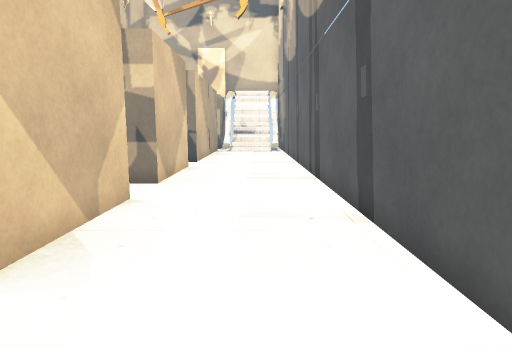
[1] (above)

21 first-person views from a walk through a Unity game level. The camera is 1.4 m above the floor, tilts 8° down and sees 75° across. The floor is counted in squares, 1 m on a side. Each view is taken from the middle of a square. On the plan, view 1 faces up. The plan holds only what a view shows up to about 15 squares ahead; the rest is blank. The place goes on beyond the plan. The player is left out. Some animated figures are left out. Some surface patterns are stand-ins.

[2]
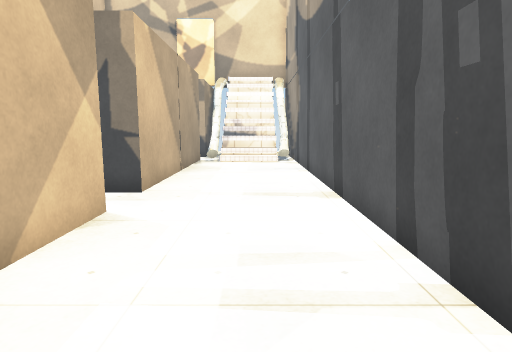

[3]
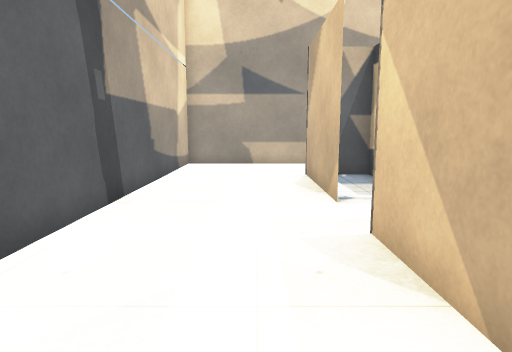

[4]
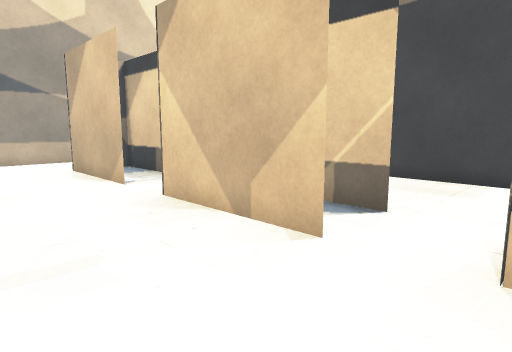

[5]
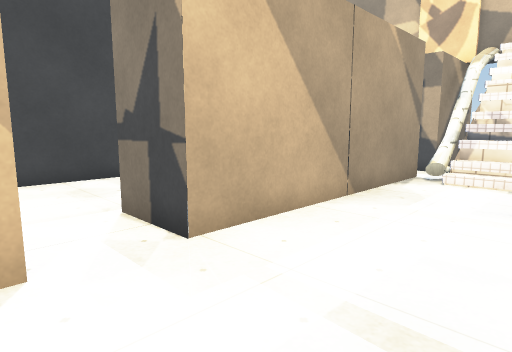

[6]
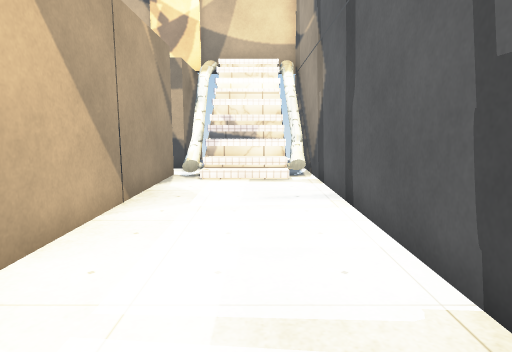

[7]
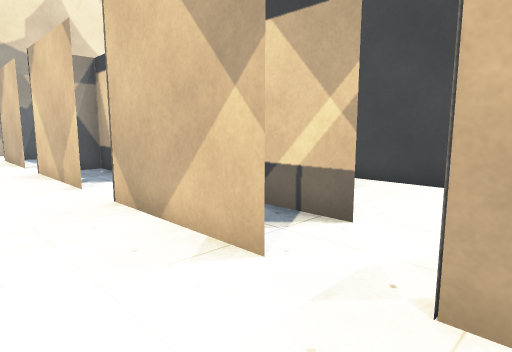

[8]
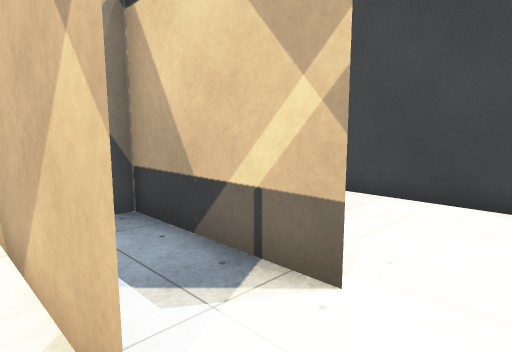

[9]
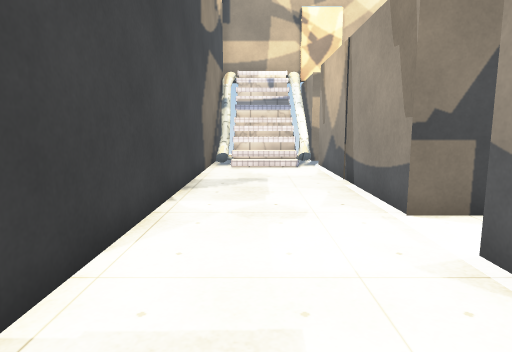

[10]
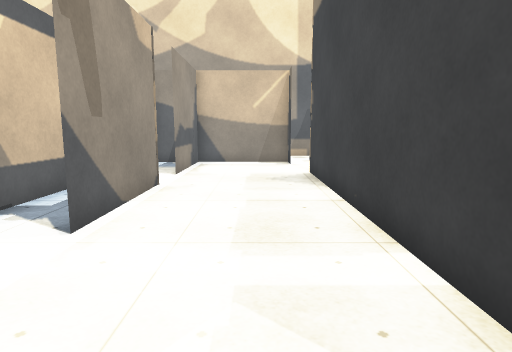

[11]
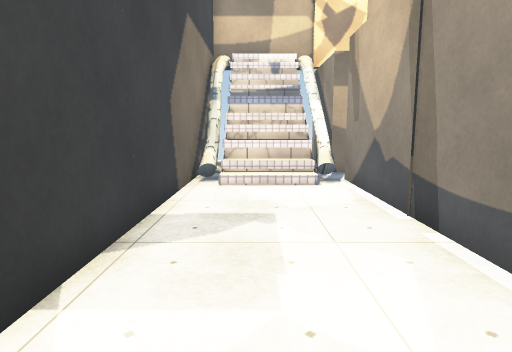

[12]
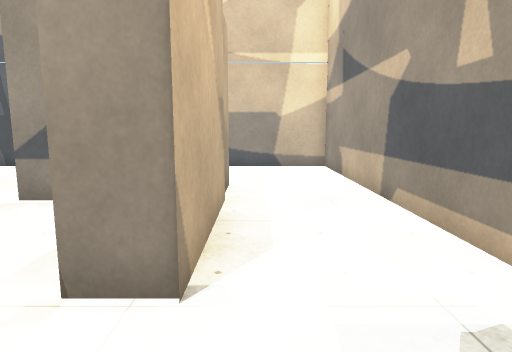

[13]
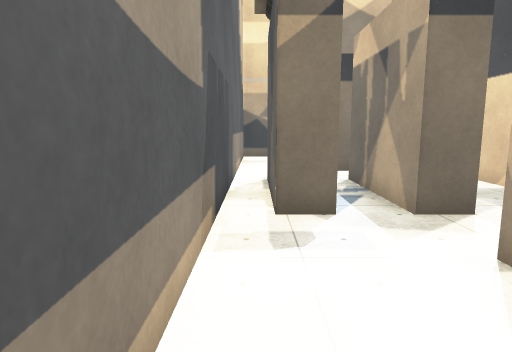

[14]
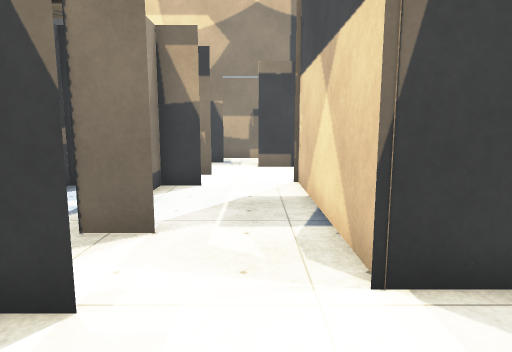

[15]
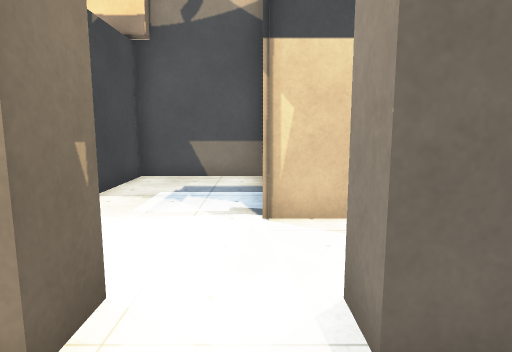

[16]
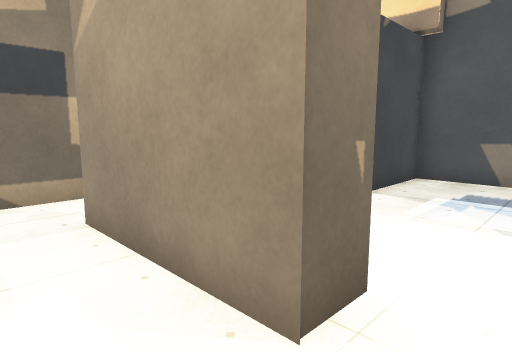

[17]
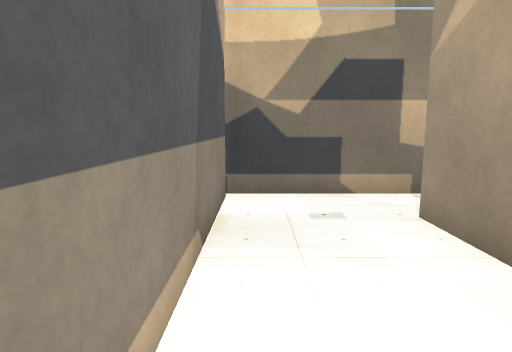

[18]
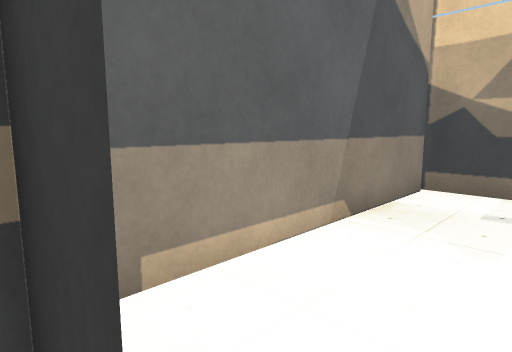

[19]
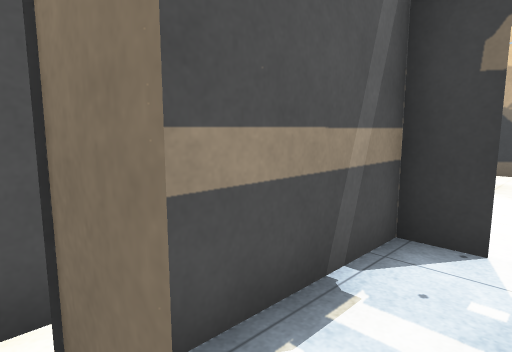

[20]
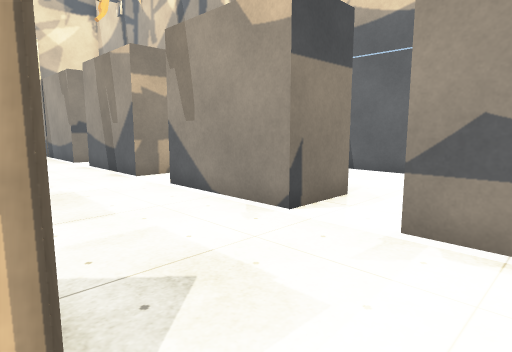

[21]
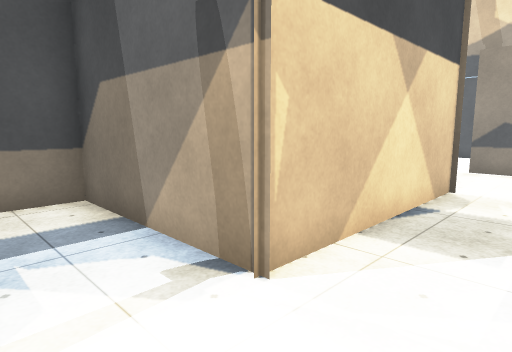

### Floor plan
Key: @ floor where view 1 was taken; # wall or solid block; . floor; / step, stairs or slope; = window, fence, low wall or low ledge; ^ raised ledge; v drop or lower ground.
Columns run from 22 left of view 1 to 2 right of it. Each row starts with its distance up from view 1.
 26              #^^^####^^#v
 25              ##^^####^^#v
 24              v# =v##v  =v
 23              vv//v..v//vv
 22              #////##=//=#
 21              #....##....#
 20              #....##....#
 19              #....##....#
 18              #....##....#
 17              #....##....#
 16              #....##....#
 15              #....##....#
 14              #....##....#
 13              #..........#
 12              #...#.#....#
 11              #...#.#....#
 10              #...#.#....#
  9              #...###....#
  8              #..........#
  7              #...###....#
  6              #...###....#
  5    #####     #...###....#
  4    #...#     #...###....#
  3    #...#     #...###....#
  2    #...#     #..........#
  1    #...#     #... ##....#
  0    #...#######... ##..@.#
 -1  ................###....#
 -2 #................###....#
 -3 #.#####.#####.######....#
 -4 #.......................#
 -5 #.......#...#...........#
 -6 #.......#####...........#
 -7 ########## ##############

Positions as (right, up) in squares from view 1, and headings:
1: (0, 0), facing up
2: (0, 7), facing up
3: (-1, 7), facing down
4: (1, 9), facing down-left
5: (1, 12), facing up-left
6: (0, 12), facing up
7: (0, 15), facing down-left
8: (-2, 14), facing down-left
9: (-7, 9), facing up
10: (-7, 11), facing down
11: (-7, 13), facing up
12: (-11, -4), facing right
13: (-5, -6), facing left
14: (-6, -1), facing left
15: (-15, -5), facing up
16: (-15, -5), facing up-left
17: (-15, -6), facing left
18: (-14, -4), facing down-left
19: (-10, -4), facing down-left
20: (-9, -1), facing up-right
21: (-17, -2), facing up-right
